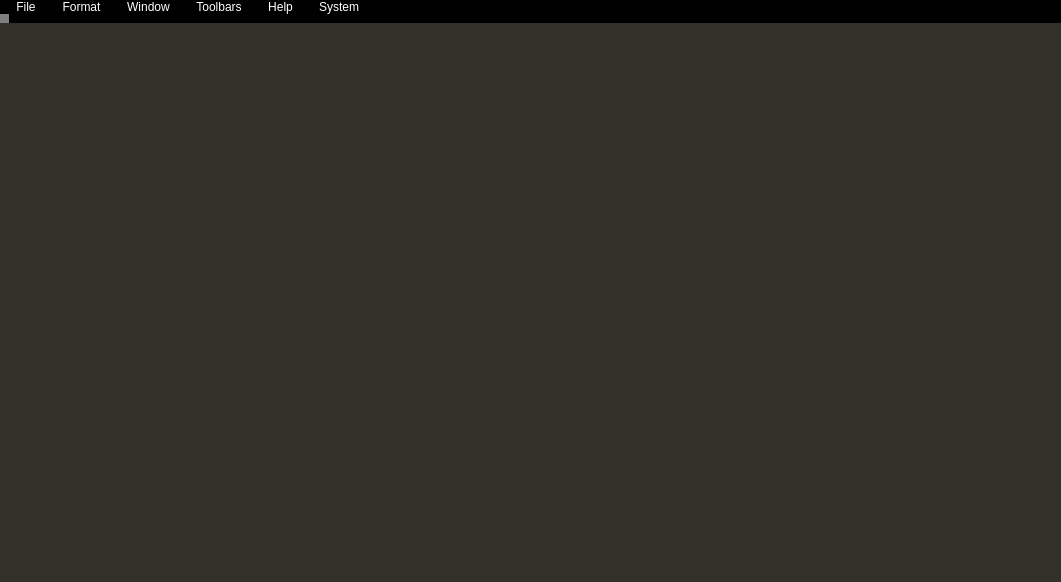
<?xml version="1.0" encoding="UTF-8"?>
<ui version="4.0">
 <class>MainWindow</class>
 <widget class="QMainWindow" name="MainWindow">
  <property name="geometry">
   <rect>
    <x>0</x>
    <y>0</y>
    <width>1061</width>
    <height>582</height>
   </rect>
  </property>
  <property name="mouseTracking">
   <bool>true</bool>
  </property>
  <property name="contextMenuPolicy">
   <enum>Qt::NoContextMenu</enum>
  </property>
  <property name="windowTitle">
   <string>SME PowerCAD</string>
  </property>
  <property name="styleSheet">
   <string notr="true">QMainWindow {
	background-color: rgb(49, 49, 41);
}

QMainWindow::separator {
	background-color: rgb(110, 110, 95);
	width: 2px;
	height: 2px;
}

QToolBar {
	background: black;
	border: 0;
	spacing: 2px;
}

QToolBar::handle {
	background-color: grey;
}

QMenuBar {
	background-color: black;
}

QMenuBar::item {
	spacing: 0px;
	padding: 0px;
	padding-left: 10px;
	padding-right: 10px;
	background: transparent;
	color: white;
}

QMenuBar::item:selected {	/* this is also active if item is hovered */
	background-color: rgb(110, 110, 95);
	border-top-left-radius: 8px;
	border-top-right-radius: 8px;
}

QMenuBar::item:pressed {		/* this is active iv menu is open */
/*	background-color: rgb(19, 156, 39); */
	background: transparent;
	border: 2px solid rgb(100, 255, 100);
	border-bottom: 0;
}

QMenu {
	background-color: black;
	color: white;
	border-left: 3px solid rgb(100, 255, 100);
	border-bottom: 3px solid rgb(100, 255, 100);
	border-right: 0px;
	border-top: 0px;
	margin: -1px;
}

QMenu::separator {
	height: 2px;
	background: rgb(100, 255, 100);
	margin-right: 15px;
}

QMenu::item {
	padding: 2px 15px 2px 28px;
	border: 0;
}

QMenu::item:selected {
	background-color: rgb(19, 156, 39);
}

QMenu::icon {
	margin-left: 7px;
	margin-right: 5px;
}

QDockWidget {
	background-color: rgb(49, 49, 41);
	color: white;
	border: 1px solid rgb(200, 200, 200);
	titlebar-close-icon: url(:/ui/dockwidget/icons/close.svg);
    titlebar-normal-icon: url(:/ui/dockwidget/icons/float.svg);
}

QDialog {
	background-color: rgb(49, 49, 41);
	color: white;
	border: 1px solid rgb(200, 200, 200);
}

QLabel {
	color: rgb(240, 250, 240);
}

QPushButton, QToolButton {
	color: rgb(240, 250, 240);
	background-color: rgb(59, 59, 51);
	border: 0;
	border: 1px solid rgb(200, 200, 200);
	padding: 2px;
	padding-left: 3px;
	padding-right: 3px;
	/*border-right: 1px solid rgb(200, 200, 200);*/
	height: 16px;
}
/*QPushButton#pushButtonSolid {
	border-right: 1px solid rgb(200, 200, 200);
}*/
QPushButton:hover, QToolButton:hover {
	background-color: rgb(110, 110, 95);
}
QPushButton:pressed, QToolButton:pressed {
	background-color: rgb(150, 150, 130);
}
QPushButton:checked, QToolButton:checked {
	background-color: rgb(19, 156, 39);
}
QPushButton:focus, QToolButton:focus {
	background-color: rgb(5, 90, 11);
	outline: none;
}
QPushButton:focus:hover, QToolButton:focus:hover {
	background-color: rgb(9, 177, 21);
	outline: none;
}

QSpinBox, QDoubleSpinBox {
	color: white;
	padding-right: 20px;
	background-color: rgb(59, 59, 51);
	border: 1px solid rgb(200, 200, 200);
	margin: 0;
	padding: 0;
	height: 20px;
}

QSpinBox::up-button, QSpinBox:down-button, QDoubleSpinBox::up-button, QDoubleSpinBox::down-button {
    subcontrol-origin: border;
    width: 30px;
	border: 0;
	border-left: 1px solid rgb(110, 110, 110);;
	border-right: 1px solid rgb(200, 200, 200);
	background: 0;
	margin: 0;
	padding-right: 2px;
}

QSpinBox::up-button, QDoubleSpinBox::up-button {
	subcontrol-position: top right;
	border-bottom: 1px solid rgb(110, 110, 110);;
	margin-bottom: -1px;
}

QSpinBox::down-button, QDoubleSpinBox::down-button {
	subcontrol-position: bottom right;
	border-top: 1px solid rgb(110, 110, 110);;
}

QSpinBox::up-button:hover, QSpinBox::down-button:hover, QDoubleSpinBox::up-button:hover, QDoubleSpinBox::down-button:hover {
	background-color: rgb(110, 110, 95);
}

QSpinBox::up-button:pressed, QSpinBox::down-button:pressed, QDoubleSpinBox::up-button:pressed, QDoubleSpinBox::down-button:pressed {
	background-color: rgb(150, 150, 130);
}

QSpinBox::up-arrow, QSpinBox::down-arrow, QDoubleSpinBox::up-arrow, QDoubleSpinBox::down-arrow {
	width: 17px;
	height: 17px;
	padding-left: 7px;
	padding-right: 6px;
}

QSpinBox::up-arrow, QDoubleSpinBox::up-arrow
{
	image: url(:/ui/3Dcontrols/icons/arrow_up.svg);
}
QSpinBox::down-arrow, QDoubleSpinBox::down-arrow {
	image: url(:/ui/3Dcontrols/icons/arrow_down.svg);
}

QSpinBox::up-arrow:disabled, QSpinBox::up-arrow:off, QSpinBox::down-arrow:disabled, QSpinBox::down-arrow:off,
QDoubleSpinBox::up-arrow:disabled, QDoubleSpinBox::up-arrow:off, QDoubleSpinBox::down-arrow:disabled, QDoubleSpinBox::down-arrow:off {
	/* off state when value is max or min */
	background-color: rgb(110, 110, 95);
	border-left: 1px solid rgb(110, 110, 110);;
	border-right: 1px solid rgb(200, 200, 200);;
}

QComboBox {
	color: white;
	border: 1px solid rgb(200, 200, 200);
	background-color: rgb(59, 59, 51);
	padding: 0 10px 0 5px;
	selection-background-color: rgb(150, 150, 130);
	height: 20px;
}

QComboBox::drop-down {
	subcontrol-origin: padding;
    subcontrol-position: top right;
    width: 25px;
	border: 0;
	border-left: 1px solid rgb(110, 110, 110);
}
QComboBox::drop-down:hover {
	background-color: rgb(110, 110, 95);
}
QComboBox::drop-down:pressed {
	background-color: rgb(150, 150, 130);
}
QComboBox::drop-down:on {
	background-color: rgb(150, 150, 130);
}

QComboBox::down-arrow {
	image: url(:/ui/3Dcontrols/icons/arrow_down.svg);
	width: 17px;
	height: 17px;
	border: 0;
}

QComboBox QAbstractItemView {
    border: 1px solid rgb(200, 200, 200);
	background-color: rgb(59, 59, 51);
}

QLineEdit{
	border: 3px;
	color: rgb(255, 255, 255);
	background-color: rgb(80, 80, 80);
	width: 400px;
	height: 20px;
}

QTextEdit, QPlainTextEdit, QListWidget {
	background-color: rgb(70, 70, 70);
	color: rgb(60, 255, 60);
}

QGroupBox {
    background-color: rgb(49, 49, 41);
	color: rgb(0, 200, 255);
    border: 2px solid rgb(0, 200, 255);	
    padding: 2px;
    margin-top: 1ex;
	padding-left: 5px;
	padding-right: 3px;
}

QGroupBox::title {
    background-color: rgb(59, 59, 51);
	subcontrol-origin: margin;
	subcontrol-position: top center;
    padding: 0 3px;
    background-color: rgb();
}

QDockWidget::title {
    text-align: left; /* align the text to the left */
    background: rgb(49, 49, 41);
}

QDialog::title {
    text-align: left; /* align the text to the left */
    background: rgb(49, 49, 41);
    padding-left: 5px;
}

QDockWidget::close-button, QDockWidget::float-button {
	border: 0;
	/*border-left: 1px solid white;*/
	padding: 0px;
	icon-size: 30px; /* maximum icon size */
}

QDockWidget::close-button {
	subcontrol-position: top right;
    subcontrol-origin: margin;
    position: absolute;
    top: 0px; right: 0px; bottom: 0px;
    width: 20px;
	margin: 0 8px;
}

QDockWidget::float-button {
	subcontrol-position: top right;
    subcontrol-origin: margin;
    position: absolute;
    top: 0px; right: 36px; bottom: 0px;
    width: 20px;
	margin: 0 8px;
}

QDockWidget::close-button:hover, QDockWidget::float-button:hover {
     background-color: rgb(110, 110, 95);
}

QDockWidget::close-button:pressed, QDockWidget::float-button:pressed {
     background-color: rgb(150, 150, 130);
}

QTabWidget {
	color: white;
	background-color: rgb(49, 49, 41);
	border: 0;
	padding-left: 5px;
}

QTabWidget::pane {
	border: 0;
	margin: 0;
	border-left: 2px solid white;
	border-top: 2px solid white;
	margin-left: -2px;
}

QTabBar {
	background: rgb(49, 49, 41);
}

QTabBar::focus {
	outline: none;
}

QTabBar::tab:top {
	color: white;
	padding-left: 10px;
	padding-right: 10px;
	padding-top: 3px;
	padding-bottom: 3px;
	border: 0;
	border-bottom: 2px solid white;
}

QTabBar::tab:!top {
	color: white;
	padding-left: 3px;
	padding-right: 3px;
	padding-top: 10px;
	padding-bottom: 10px;
	border: 0;
	border-right: 2px solid white;
}

QTabBar::tab:selected:top {
	background-color: rgb(19, 156, 39);
	color: white;
	border-bottom: 0;
	border-top: 2px solid white;
	border-left: 2px solid white;
	border-right: 2px solid white;
	border-top-right-radius: 8px;
}

QTabBar::tab:selected:!top {
	background-color: rgb(19, 156, 39);
	color: white;
	border-right: 0;
	border-top: 2px solid white;
	border-left: 2px solid white;
	border-bottom: 2px solid white;
	border-top-left-radius: 8px;
}

QTabBar::tab:hover:!selected:top {
	background-color: rgb(110, 110, 95);
	color: white;
	border-top-right-radius: 8px;
}

QTabBar::tab:hover:!selected:!top {
	background-color: rgb(110, 110, 95);
	color: white;
	border-top-left-radius: 8px;
}
</string>
  </property>
  <property name="iconSize">
   <size>
    <width>24</width>
    <height>24</height>
   </size>
  </property>
  <property name="toolButtonStyle">
   <enum>Qt::ToolButtonTextBesideIcon</enum>
  </property>
  <property name="tabShape">
   <enum>QTabWidget::Rounded</enum>
  </property>
  <widget class="QWidget" name="centralWidget">
   <property name="sizePolicy">
    <sizepolicy hsizetype="Preferred" vsizetype="Preferred">
     <horstretch>0</horstretch>
     <verstretch>0</verstretch>
    </sizepolicy>
   </property>
   <property name="minimumSize">
    <size>
     <width>0</width>
     <height>250</height>
    </size>
   </property>
   <property name="maximumSize">
    <size>
     <width>16777215</width>
     <height>199</height>
    </size>
   </property>
  </widget>
  <widget class="QMenuBar" name="menuBar">
   <property name="geometry">
    <rect>
     <x>0</x>
     <y>0</y>
     <width>1061</width>
     <height>20</height>
    </rect>
   </property>
   <property name="nativeMenuBar">
    <bool>true</bool>
   </property>
   <widget class="QMenu" name="menuDatei">
    <property name="title">
     <string>File</string>
    </property>
    <addaction name="actionLoad"/>
    <addaction name="actionLastEditedProjects"/>
    <addaction name="actionSave"/>
    <addaction name="actionSaveAs"/>
    <addaction name="separator"/>
    <addaction name="actionPlot"/>
    <addaction name="actionPDF"/>
    <addaction name="separator"/>
    <addaction name="actionSettings"/>
    <addaction name="separator"/>
    <addaction name="actionClose"/>
    <addaction name="actionQuit"/>
   </widget>
   <widget class="QMenu" name="menuFormat">
    <property name="title">
     <string>Format</string>
    </property>
   </widget>
   <widget class="QMenu" name="menuFenster">
    <property name="title">
     <string>Window</string>
    </property>
    <addaction name="actionNewWindow"/>
   </widget>
   <widget class="QMenu" name="menuWerkzeugleisten">
    <property name="title">
     <string>Toolbars</string>
    </property>
   </widget>
   <widget class="QMenu" name="menuHelp">
    <property name="title">
     <string>Help</string>
    </property>
    <addaction name="actionAbout"/>
    <addaction name="actionAbout_OpenGL"/>
   </widget>
   <widget class="QMenu" name="menuSystem">
    <property name="title">
     <string>System</string>
    </property>
    <addaction name="actionServer"/>
    <addaction name="actionCollision_Detection"/>
   </widget>
   <addaction name="menuDatei"/>
   <addaction name="menuFormat"/>
   <addaction name="menuFenster"/>
   <addaction name="menuWerkzeugleisten"/>
   <addaction name="menuHelp"/>
   <addaction name="menuSystem"/>
  </widget>
  <widget class="QToolBar" name="toolBarItems">
   <property name="contextMenuPolicy">
    <enum>Qt::NoContextMenu</enum>
   </property>
   <property name="windowTitle">
    <string>Item Creation</string>
   </property>
   <property name="autoFillBackground">
    <bool>false</bool>
   </property>
   <property name="toolButtonStyle">
    <enum>Qt::ToolButtonIconOnly</enum>
   </property>
   <attribute name="toolBarArea">
    <enum>TopToolBarArea</enum>
   </attribute>
   <attribute name="toolBarBreak">
    <bool>false</bool>
   </attribute>
  </widget>
  <action name="actionLoad">
   <property name="icon">
    <iconset theme="document-open">
     <normaloff>.</normaloff>.</iconset>
   </property>
   <property name="text">
    <string>Load...</string>
   </property>
   <property name="iconVisibleInMenu">
    <bool>true</bool>
   </property>
  </action>
  <action name="actionSave">
   <property name="icon">
    <iconset theme="document-save">
     <normaloff>.</normaloff>.</iconset>
   </property>
   <property name="text">
    <string>Save</string>
   </property>
   <property name="shortcut">
    <string>Ctrl+S</string>
   </property>
   <property name="iconVisibleInMenu">
    <bool>true</bool>
   </property>
  </action>
  <action name="actionSaveAs">
   <property name="icon">
    <iconset theme="document-save-as">
     <normaloff>.</normaloff>.</iconset>
   </property>
   <property name="text">
    <string>Save as...</string>
   </property>
   <property name="iconVisibleInMenu">
    <bool>true</bool>
   </property>
  </action>
  <action name="actionPlot">
   <property name="icon">
    <iconset theme="document-print">
     <normaloff>.</normaloff>.</iconset>
   </property>
   <property name="text">
    <string>Plot...</string>
   </property>
   <property name="iconVisibleInMenu">
    <bool>true</bool>
   </property>
  </action>
  <action name="actionPDF">
   <property name="icon">
    <iconset theme="gnome-mime-application-pdf">
     <normaloff>.</normaloff>.</iconset>
   </property>
   <property name="text">
    <string>Pdf...</string>
   </property>
   <property name="iconVisibleInMenu">
    <bool>true</bool>
   </property>
  </action>
  <action name="actionClose">
   <property name="icon">
    <iconset theme="window-close">
     <normaloff>.</normaloff>.</iconset>
   </property>
   <property name="text">
    <string>Close drawing</string>
   </property>
   <property name="shortcut">
    <string>Ctrl+W</string>
   </property>
   <property name="iconVisibleInMenu">
    <bool>true</bool>
   </property>
  </action>
  <action name="actionQuit">
   <property name="icon">
    <iconset theme="gtk-quit">
     <normaloff>.</normaloff>.</iconset>
   </property>
   <property name="text">
    <string>Quit</string>
   </property>
   <property name="shortcut">
    <string>Ctrl+Q</string>
   </property>
   <property name="iconVisibleInMenu">
    <bool>true</bool>
   </property>
  </action>
  <action name="actionNewWindow">
   <property name="text">
    <string>New window</string>
   </property>
   <property name="shortcut">
    <string>Q</string>
   </property>
   <property name="iconVisibleInMenu">
    <bool>false</bool>
   </property>
  </action>
  <action name="actionLastEditedProjects">
   <property name="text">
    <string>Recent projects</string>
   </property>
  </action>
  <action name="actionAbout">
   <property name="text">
    <string>About</string>
   </property>
  </action>
  <action name="actionAbout_OpenGL">
   <property name="text">
    <string>About OpenGL</string>
   </property>
  </action>
  <action name="actionSettings">
   <property name="text">
    <string>Settings</string>
   </property>
  </action>
  <action name="actionServer">
   <property name="checkable">
    <bool>true</bool>
   </property>
   <property name="text">
    <string>Server</string>
   </property>
  </action>
  <action name="actionCollision_Detection">
   <property name="checkable">
    <bool>true</bool>
   </property>
   <property name="checked">
    <bool>true</bool>
   </property>
   <property name="text">
    <string>Collision Detection</string>
   </property>
  </action>
 </widget>
 <layoutdefault spacing="6" margin="11"/>
 <resources/>
 <connections/>
</ui>
